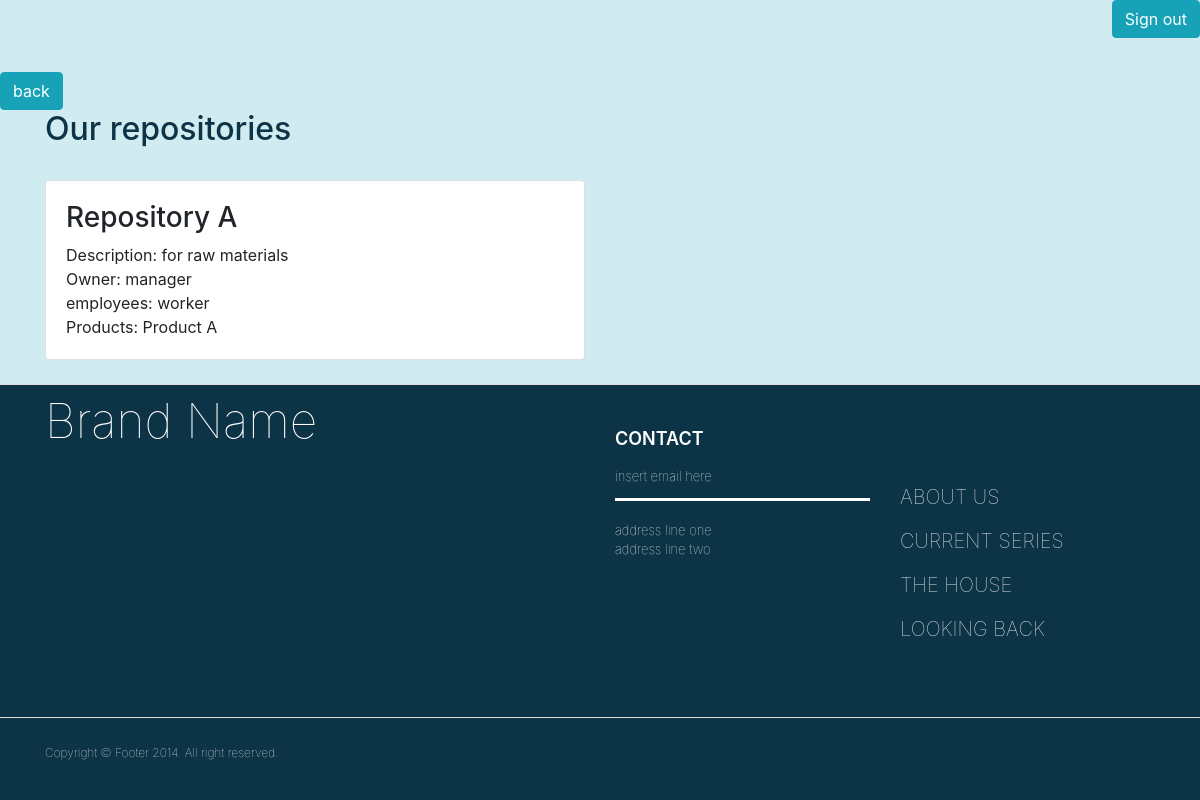
Page /repository.php on the committed database.
### tables this page shows
CREATE TABLE `repository` (
  `repository_id` int(11) NOT NULL,
  `repository_name` varchar(200) NOT NULL,
  `repository_description` varchar(250) NOT NULL,
  `fk_user_owner` int(11) NOT NULL,
  `fk_employee_id` int(11) NOT NULL,
  `fk_product_id` int(11) NOT NULL
);

CREATE TABLE `users` (
  `user_id` int(12) NOT NULL,
  `fullname` varchar(200) NOT NULL,
  `date_of_birth` date NOT NULL,
  `email` varchar(200) NOT NULL,
  `password` varchar(200) NOT NULL,
  `telefon` varchar(200) NOT NULL,
  `address` varchar(200) NOT NULL,
  `gender` enum('f','m') NOT NULL,
  `status` enum('Married','single') NOT NULL,
  `children` varchar(200) NOT NULL,
  `nationality` varchar(200) NOT NULL,
  `education` varchar(200) NOT NULL,
  `date_of_start` timestamp NOT NULL DEFAULT current_timestamp() ON UPDATE current_timestamp(),
  `role` varchar(200) NOT NULL
);

CREATE TABLE `employees` (
  `employee_id` int(11) NOT NULL,
  `employee_date` timestamp NOT NULL DEFAULT current_timestamp() ON UPDATE current_timestamp(),
  `employee_status` enum('worker','manager','engineer','director','accountant','dealer','technician') NOT NULL,
  `fk_user_id` int(11) NOT NULL
);

CREATE TABLE `products` (
  `product_id` int(11) NOT NULL,
  `product_name` varchar(200) NOT NULL,
  `product_quantity` int(200) NOT NULL,
  `product_date` timestamp NOT NULL DEFAULT current_timestamp(),
  `product_description` varchar(500) NOT NULL,
  `product_price` varchar(200) NOT NULL
);

### repository.php (the view, shortened to what this page needs)
<?php
require 'db.php';
?>
<html>
<head>
  <?php require 'header.php'; ?>
</head>
<body class="body">
<?php require 'nav.php'; ?><br>
<a href="managerpage.php"><button type='button' class='btn btn-info'>back</button></a>
<div class="container">
 <h2 style="color: #0d3446" >Our repositories</h2><br>
<?php
  $sql ="SELECT * FROM repository
  JOIN users ON fk_user_owner=user_id
  JOIN employees ON fk_employee_id=employee_id
  JOIN products ON fk_product_id=product_id
";
  $result = mysqli_query($conn,$sql);
    if($result->num_rows > 0){
      while ($row = $result->fetch_assoc()) { ?>
<div class="row">
    <div class="col-sm-6">
        <div class="card">
            <div class="card-body">
                  <h3>                                     <?php echo $row['repository_name'];?></h3>
                  <span>Description: </span>                    <?php echo $row['repository_description'];?><br>
                  <span>Owner: </span>                          <?php echo $row['fullname'];?><br>
                  <span>employees: </span>                      <?php echo $row['employee_status'];?><br>
                  <span>Products: </span>                       <?php echo $row['product_name'];?><br>
                  </div>
        </div>
                <br>
    </div>
</div>
<?php
    }
    }
?>
</div>
<?php require 'footer.php'; ?>
</body>
</html>

### repository.php (style rules this page uses)
.body { background-color: #d0ecf0 }

### rows in the picture
repository: repository_name "Repository A", repository_description "for raw materials", fk_user_owner.fullname "manager", fk_employee.employee_status "worker", fk_product.product_name "Product A"
